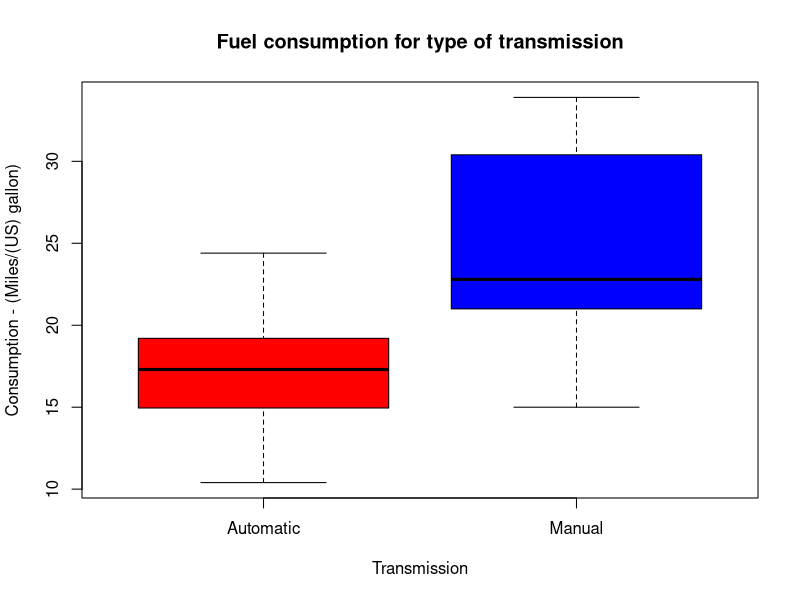
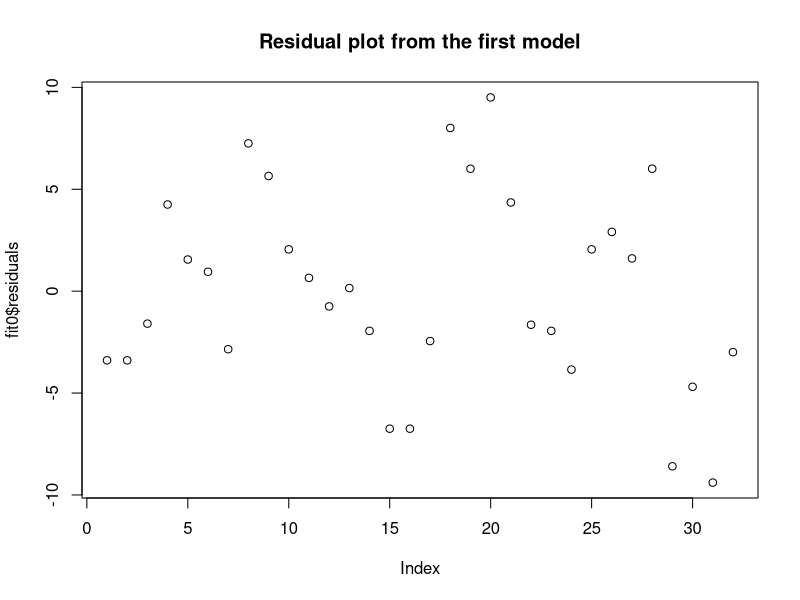
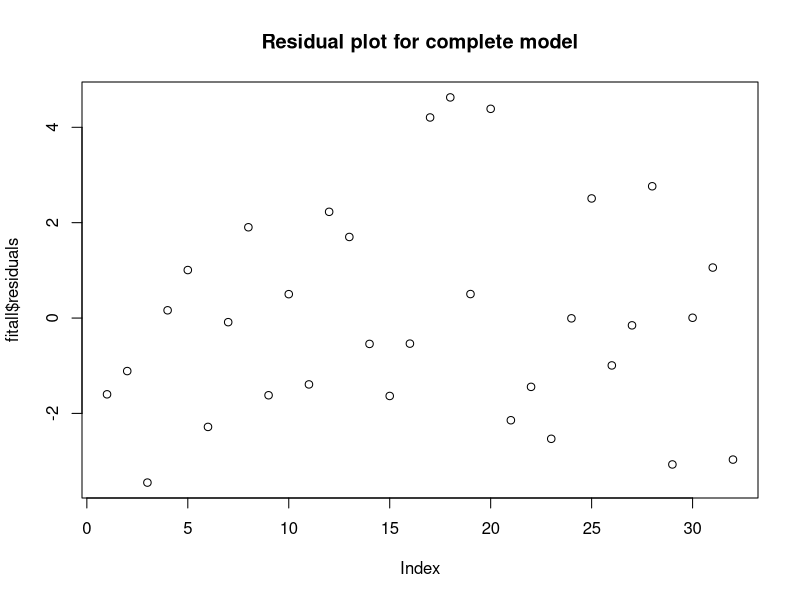
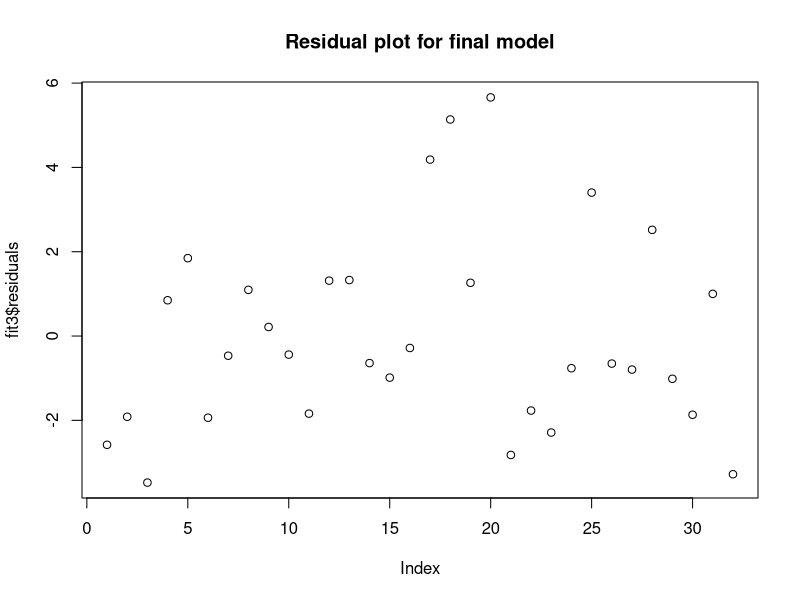
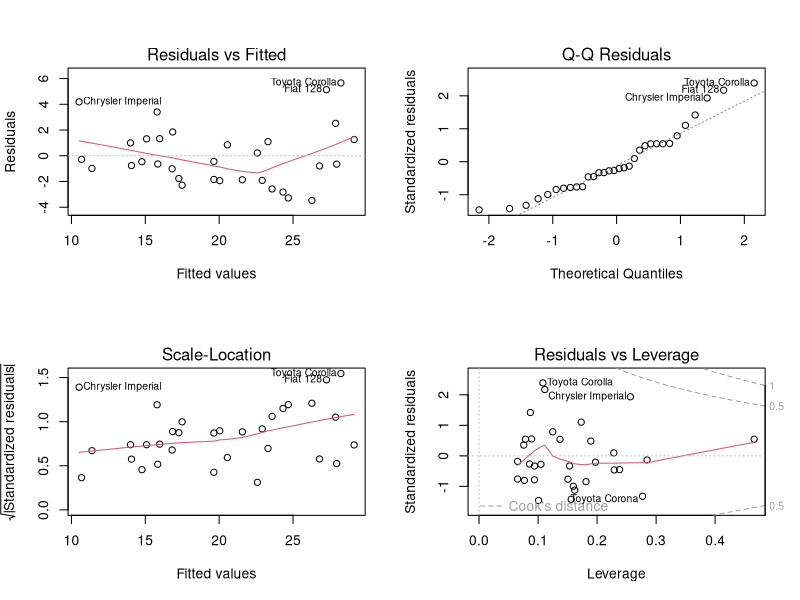
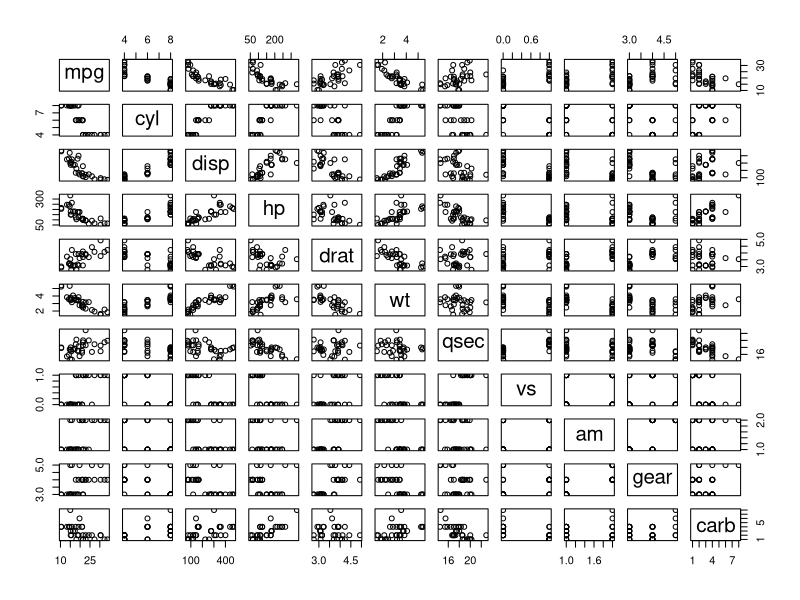

The R source for these figures, in order:
## ---- chunk 1
knitr::opts_chunk$set(echo = TRUE)
library(dplyr)
library(car)
## ---- chunk 2
data("mtcars")
head(mtcars)
dim(mtcars)

## ---- chunk 3
cor(mtcars)[1,]
## ---- chunk 4
cars <- mtcars
cars$am <- as.factor(cars$am)
levels(cars$am) <- c("Automatic", "Manual")

boxplot(mpg~am, data = cars, main = "Fuel consumption for type of transmission",
        col=c("red","blue"), xlab = "Transmission",ylab = "Consumption - (Miles/(US) gallon)")


fit0 <- lm(mpg ~ factor(am), data=cars)
tcritical <- qt(0.975, fit0$df)
print(paste("Critical t value at 95% of confidence to reject null hypothesis :", round(tcritical, 3)))
summary(fit0)
## ---- chunk 5
plot(fit0$residuals, main = "Residual plot from the first model")
## ---- chunk 6
fitall <- lm(mpg ~ ., data=cars)
summary(fitall)
plot(fitall$residuals, main = "Residual plot for complete model")
## ---- chunk 7
vif(fitall)
## ---- chunk 8
fit1 <- lm(mpg ~ factor(am) + wt, data=cars)
vif(fit1)
summary(fit1)$adj.r.squared
## ---- chunk 9
fit2 <- lm(mpg ~ factor(am) + wt + hp, data=cars)
vif(fit2)
summary(fit2)$adj.r.squared
## ---- chunk 10
fit3 <- lm(mpg ~ factor(am) + wt + hp + cyl, data=cars)
vif(fit3)
summary(fit3)$adj.r.squared
## ---- chunk 11
plot(fit3$residuals, main = "Residual plot for final model")

par(mfrow = c(2,2))
plot(fit3)
## ---- chunk 12
summary(fit3)$coef
## ---- chunk 13
confint(fit3)
## ---- chunk 14

pairs(cars)
